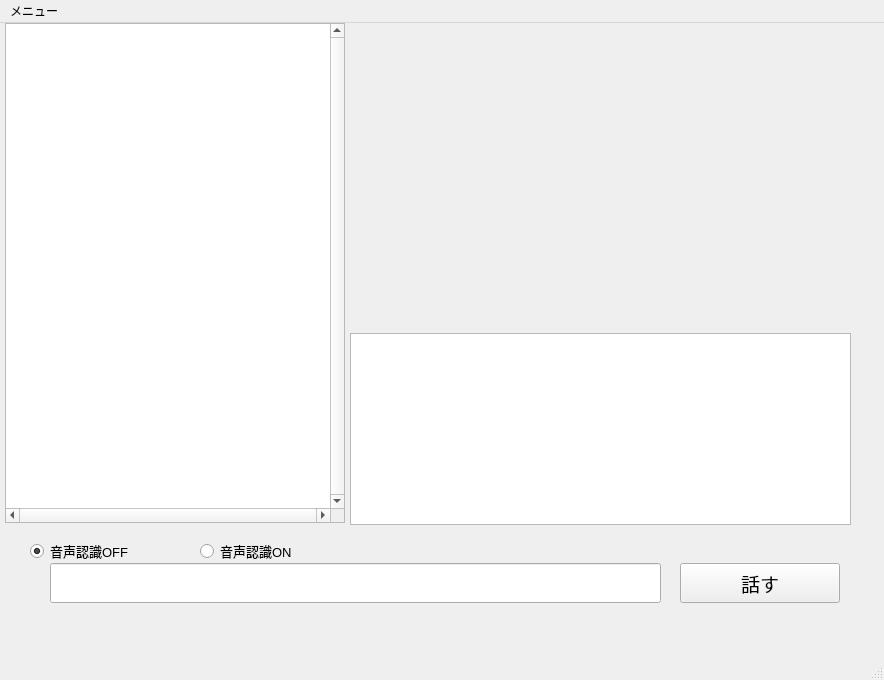
<?xml version="1.0" encoding="UTF-8"?>
<ui version="4.0">
 <class>MainWindow</class>
 <widget class="QMainWindow" name="MainWindow">
  <property name="geometry">
   <rect>
    <x>0</x>
    <y>0</y>
    <width>884</width>
    <height>680</height>
   </rect>
  </property>
  <property name="windowTitle">
   <string>MainWindow</string>
  </property>
  <widget class="QWidget" name="centralwidget">
   <widget class="QListWidget" name="listWidget">
    <property name="geometry">
     <rect>
      <x>5</x>
      <y>0</y>
      <width>340</width>
      <height>500</height>
     </rect>
    </property>
    <property name="verticalScrollBarPolicy">
     <enum>Qt::ScrollBarAlwaysOn</enum>
    </property>
    <property name="horizontalScrollBarPolicy">
     <enum>Qt::ScrollBarAlwaysOn</enum>
    </property>
   </widget>
   <widget class="QLineEdit" name="lineEdit">
    <property name="geometry">
     <rect>
      <x>50</x>
      <y>540</y>
      <width>611</width>
      <height>40</height>
     </rect>
    </property>
    <property name="font">
     <font>
      <pointsize>14</pointsize>
     </font>
    </property>
    <property name="text">
     <string/>
    </property>
   </widget>
   <widget class="QPushButton" name="buttonTalk">
    <property name="geometry">
     <rect>
      <x>680</x>
      <y>540</y>
      <width>160</width>
      <height>40</height>
     </rect>
    </property>
    <property name="font">
     <font>
      <pointsize>14</pointsize>
     </font>
    </property>
    <property name="text">
     <string>話す</string>
    </property>
   </widget>
   <widget class="QTextBrowser" name="labelResponce">
    <property name="geometry">
     <rect>
      <x>350</x>
      <y>310</y>
      <width>501</width>
      <height>192</height>
     </rect>
    </property>
    <property name="font">
     <font>
      <weight>75</weight>
      <bold>true</bold>
     </font>
    </property>
   </widget>
   <widget class="QLabel" name="labelShowing">
    <property name="geometry">
     <rect>
      <x>310</x>
      <y>0</y>
      <width>621</width>
      <height>311</height>
     </rect>
    </property>
    <property name="text">
     <string/>
    </property>
    <property name="pixmap">
     <pixmap resource="recource.qrc">:/re/デフォルト.png</pixmap>
    </property>
   </widget>
   <widget class="QLabel" name="labelexpression">
    <property name="geometry">
     <rect>
      <x>310</x>
      <y>0</y>
      <width>621</width>
      <height>311</height>
     </rect>
    </property>
    <property name="text">
     <string/>
    </property>
   </widget>
   <widget class="QLabel" name="labelemotion">
    <property name="geometry">
     <rect>
      <x>310</x>
      <y>0</y>
      <width>621</width>
      <height>311</height>
     </rect>
    </property>
    <property name="text">
     <string/>
    </property>
   </widget>
   <widget class="QRadioButton" name="radioButton_1">
    <property name="geometry">
     <rect>
      <x>30</x>
      <y>520</y>
      <width>130</width>
      <height>16</height>
     </rect>
    </property>
    <property name="font">
     <font>
      <pointsize>10</pointsize>
      <weight>50</weight>
      <bold>false</bold>
     </font>
    </property>
    <property name="text">
     <string>音声認識OFF</string>
    </property>
    <property name="checked">
     <bool>true</bool>
    </property>
    <attribute name="buttonGroup">
     <string notr="true">buttonGroup</string>
    </attribute>
   </widget>
   <widget class="QRadioButton" name="radioButton_2">
    <property name="geometry">
     <rect>
      <x>200</x>
      <y>520</y>
      <width>130</width>
      <height>16</height>
     </rect>
    </property>
    <property name="font">
     <font>
      <pointsize>10</pointsize>
     </font>
    </property>
    <property name="text">
     <string>音声認識ON</string>
    </property>
    <attribute name="buttonGroup">
     <string notr="true">buttonGroup</string>
    </attribute>
   </widget>
  </widget>
  <widget class="QMenuBar" name="menubar">
   <property name="geometry">
    <rect>
     <x>0</x>
     <y>0</y>
     <width>884</width>
     <height>18</height>
    </rect>
   </property>
   <widget class="QMenu" name="menu">
    <property name="title">
     <string>メニュー</string>
    </property>
    <addaction name="menuclose"/>
   </widget>
   <addaction name="menu"/>
  </widget>
  <widget class="QStatusBar" name="statusbar"/>
  <action name="menuclose">
   <property name="text">
    <string>閉じる</string>
   </property>
  </action>
 </widget>
 <resources>
  <include location="recource.qrc"/>
 </resources>
 <connections>
  <connection>
   <sender>buttonTalk</sender>
   <signal>clicked()</signal>
   <receiver>MainWindow</receiver>
   <slot>buttonTalkSolt()</slot>
   <hints>
    <hint type="sourcelabel">
     <x>796</x>
     <y>579</y>
    </hint>
    <hint type="destinationlabel">
     <x>427</x>
     <y>312</y>
    </hint>
   </hints>
  </connection>
  <connection>
   <sender>menuclose</sender>
   <signal>triggered()</signal>
   <receiver>MainWindow</receiver>
   <slot>close()</slot>
   <hints>
    <hint type="sourcelabel">
     <x>-1</x>
     <y>-1</y>
    </hint>
    <hint type="destinationlabel">
     <x>427</x>
     <y>312</y>
    </hint>
   </hints>
  </connection>
  <connection>
   <sender>radioButton_2</sender>
   <signal>clicked()</signal>
   <receiver>MainWindow</receiver>
   <slot>voiceON()</slot>
   <hints>
    <hint type="sourcelabel">
     <x>270</x>
     <y>534</y>
    </hint>
    <hint type="destinationlabel">
     <x>387</x>
     <y>530</y>
    </hint>
   </hints>
  </connection>
  <connection>
   <sender>radioButton_1</sender>
   <signal>clicked()</signal>
   <receiver>MainWindow</receiver>
   <slot>voiceOFF()</slot>
   <hints>
    <hint type="sourcelabel">
     <x>123</x>
     <y>529</y>
    </hint>
    <hint type="destinationlabel">
     <x>180</x>
     <y>528</y>
    </hint>
   </hints>
  </connection>
 </connections>
 <slots>
  <slot>buttonTalkSolt()</slot>
  <slot>showResponderName()</slot>
  <slot>hiddenResponderName()</slot>
  <slot>voiceON()</slot>
  <slot>voiceOFF()</slot>
 </slots>
 <buttongroups>
  <buttongroup name="buttonGroup"/>
 </buttongroups>
</ui>
